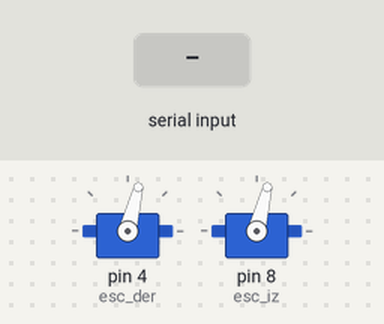
The sketch below on a simulated Arduino Uno, built with avr-gcc and run on an emulated ATmega328P. Parts: 2 × servo. The test bench sets the inputs (shaded band).

Above: at 1.2 s.
1.3 s: "90;45\n" received over the second serial link
At 1.8 s:
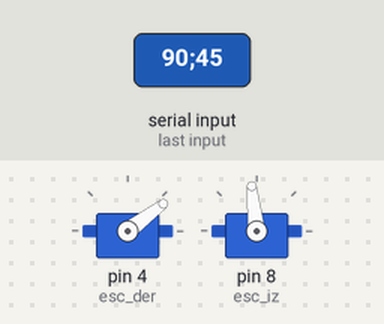
2.8 s: "30;150\n" received over the second serial link
At 4.0 s:
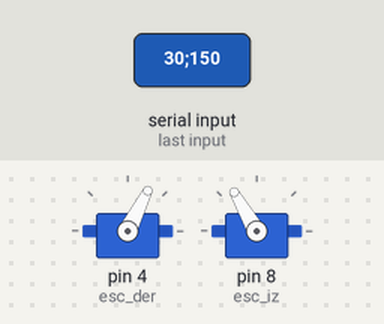
4.3 s: "90\n" received over the second serial link
At 5.3 s:
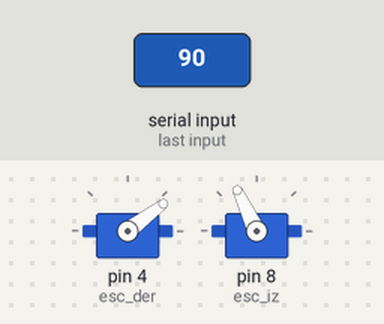
5.8 s: "200\n" received over the second serial link
At 6.4 s:
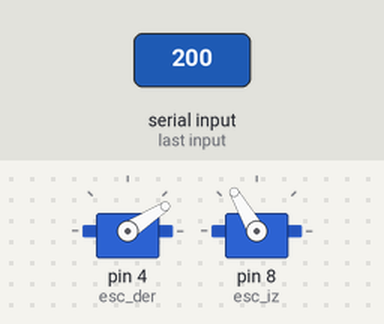
7.3 s: "1;90\n" received over the second serial link
At 8.8 s:
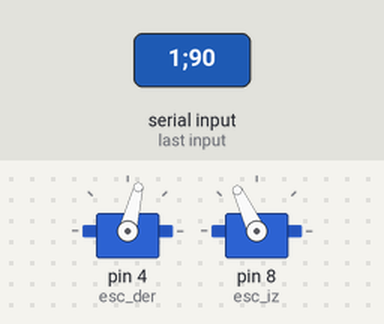
Timing chart, 0 to 9.8 s (numbered marks = the images above; inputs shaded):
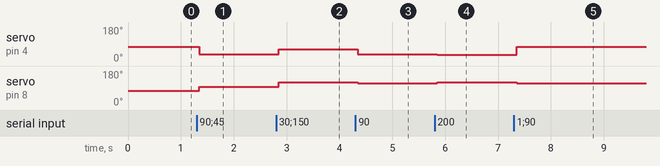

The sketch:

board_control.ino
```cpp
#include <MsTimer2.h>

#include <OneWire.h>

#include <Servo.h>

#include<SoftwareSerial.h>


// Pines para comunicación bluetooth

#define TXD_blu 6

#define RXD_blu 5

#define Baudios_blu 9600


//Pines para módulo ESC

#define esc_der 4

#define esc_iz 8


SoftwareSerial bluetooth_Serial(RXD_blu, TXD_blu);


Servo esc_izquierdo;

Servo esc_derecho;


double intData[2];


int ind1;

int ind2;

String  giro_iz;

String  giro_der;


//Pulsos minimo y máximo

int pulsomin = 768;

int pulsomax = 2400;


int valorE =  5;


//rango para pulso de paro y limite maximo encendido
int pararPulso = 1060 + valorE;

int pulsoLimite = 1860 - valorE;


//variables para velocidad de los propulsores
int vel_iz = 0;

int vel_der = 0;

int vel_iz_nuevo = 0;

int vel_der_nuevo = 0;


float peso1 = 1;

float peso2 = 1;


//funcion de normalizacion
int normalizeThrottle(int value) {

  if( value < -100 )

    return -100;

  if( value > 100 )

    return 100;

  return value;

}


void setup() {


  //Inicilización de las variables en void setup()
  Serial.begin(9600);

  Serial.setTimeout(50);

  //BLE Serial

  bluetooth_Serial.begin(Baudios_blu);

  bluetooth_Serial.setTimeout(50);


  //control de modulos esc con pulso minimo y maximo
  esc_izquierdo.attach(esc_der,pulsomin,pulsomax);

  esc_derecho.attach(esc_iz,pulsomin,pulsomax);


  //escritura de los pulsos
  esc_izquierdo.write(map(0,-100,100,pulsoLimite,pararPulso));

  esc_derecho.write(map(0,-100,100,pararPulso,pulsoLimite));

}


void loop() {

  if(bluetooth_Serial.available()>0 )

  {


    //inicialiazión de variables
    String valorA;

    valorA = bluetooth_Serial.readString();


    ind1 = valorA.indexOf(';');

    giro_iz = valorA.substring(0, ind1);

    ind2 = valorA.indexOf(';',ind1+1);

    giro_der = valorA.substring(ind1+1);


    //control propulsor izquierdo
    vel_iz_nuevo = giro_iz.toInt();

    vel_iz = normalizeThrottle(vel_iz_nuevo);

    vel_iz = map(vel_iz,-100,100,pulsoLimite,pararPulso);


   //control propulsor derecho
   vel_der_nuevo = giro_der.toInt();

    vel_der = normalizeThrottle(vel_der_nuevo);

    vel_der = map(vel_der,-100,100,pararPulso,pulsoLimite);


    esc_izquierdo.write((int)peso1*vel_iz);
    esc_derecho.write((int)peso2*vel_der);


  }

}
```

Measured:
- after the input at 1.3 s, servo on pin 4 (esc_der): 76° → 37° after 0.05 s; servo on pin 8 (esc_iz): 76° → 96° after 0.05 s
- after the input at 2.8 s, servo on pin 4 (esc_der): 37° → 63° after 0.05 s; servo on pin 8 (esc_iz): 96° → 120° after 0.05 s
- after the input at 4.3 s, servo on pin 4 (esc_der): 63° → 37° after 0.05 s; servo on pin 8 (esc_iz): 120° → 115° after 0.05 s
- after the input at 5.8 s, servo on pin 4 (esc_der): 37° → 33° after 0.05 s; servo on pin 8 (esc_iz): 115° → 120° after 0.05 s
- after the input at 7.3 s, servo on pin 4 (esc_der): 33° → 76° after 0.05 s; servo on pin 8 (esc_iz): 120° → 115° after 0.05 s
